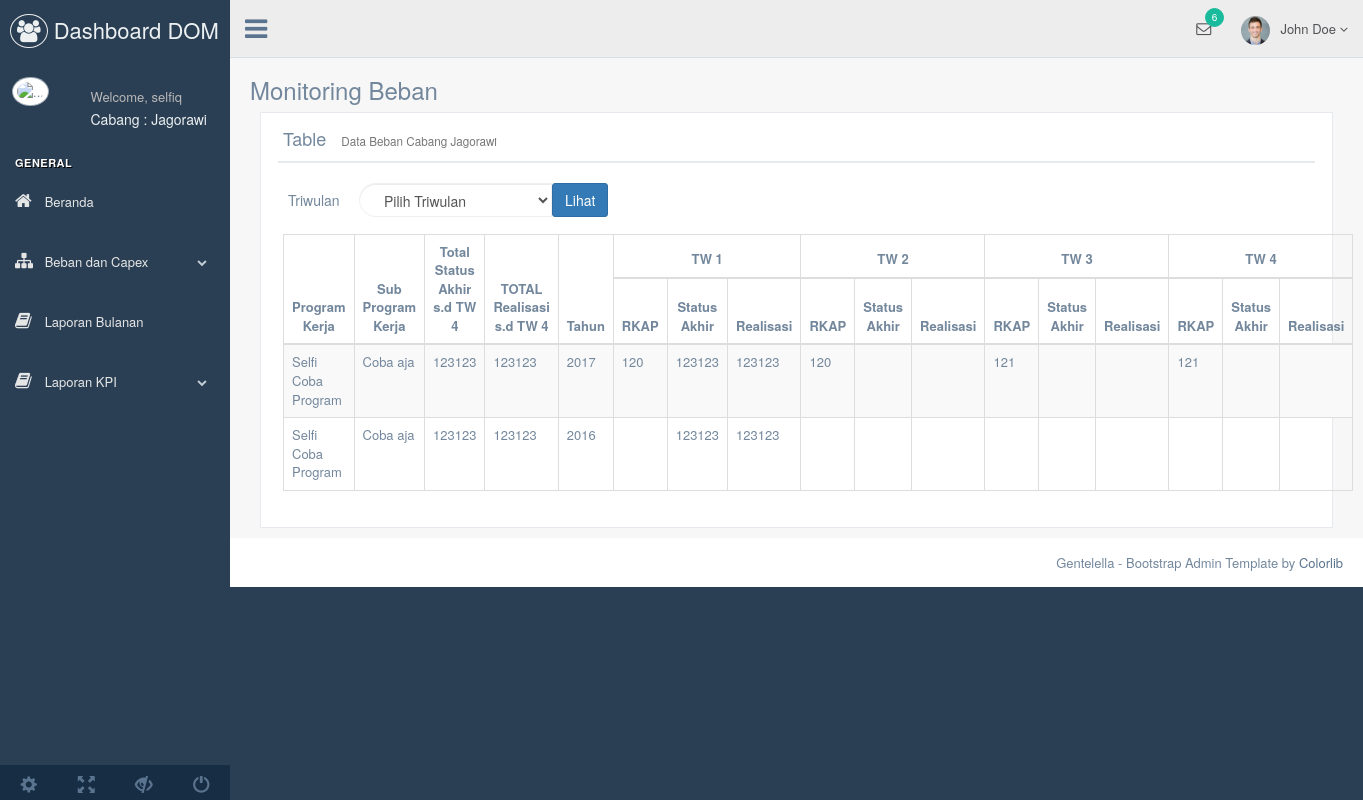
The page /laporan_bpt.php (signed in) on the database as committed earlier.
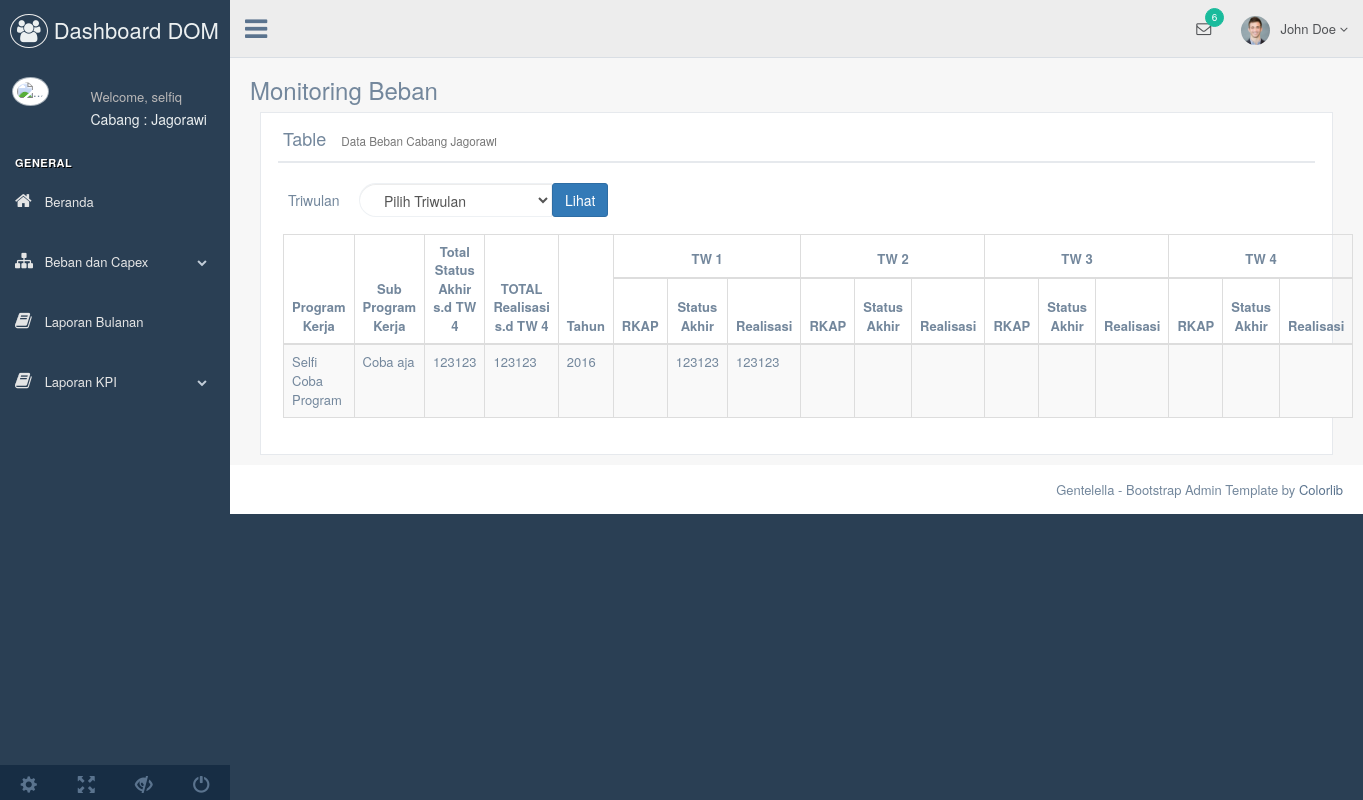
The same page on the database as committed later.
### tables this page shows
CREATE TABLE `beban_realisasi` (
  `id_twrl` int(11) NOT NULL,
  `id_sp` int(11) NOT NULL,
  `tahun` int(4) NOT NULL,
  `stat_twrl` int(1) NOT NULL,
  `stat_akhir` decimal(20,0) NOT NULL,
  `realisasi` decimal(20,0) NOT NULL,
  `jenis` varchar(20) NOT NULL
);

CREATE TABLE `program_kerja` (
  `id_pk` int(255) NOT NULL,
  `MA` varchar(1000) NOT NULL,
  `nama_pk` text NOT NULL,
  `id_cabang` int(30) NOT NULL,
  `jenis` varchar(20) NOT NULL
);

CREATE TABLE `sub_program` (
  `id_sp` int(255) NOT NULL,
  `nama_sp` varchar(1000) NOT NULL,
  `id_pk` int(10) NOT NULL,
  `id_cabang` int(30) NOT NULL,
  `jenis` varchar(20) NOT NULL
);

CREATE TABLE `beban_rencana` (
  `id_twrc` int(11) NOT NULL,
  `id_sp` int(11) NOT NULL,
  `tahun` int(4) NOT NULL,
  `stat_twrc` int(1) NOT NULL,
  `rkap` decimal(20,0) NOT NULL,
  `jenis` varchar(10) NOT NULL
);

### laporan_bpt.php (the view, shortened to what the changed rows need)
<?php
include ('connect.php');
if(isset($_GET['triwulan'])){
    $nilaiTriwulan = $_GET['triwulan'];
 	}else $nilaiTriwulan = '0';
  $iduser = $_SESSION['id_user'];
?>
<!DOCTYPE html>
<html lang="en">
<?php include 'templates/head.php' ?>
  <body class="nav-md">
    <div class="container body">
      <div class="main_container">
        <div class="col-md-3 left_col">
          <div class="left_col scroll-view">
           <?php include'templates/headmenu.php' ?>
            <br />
          </div>
        </div>
        <div class="right_col" role="main">
          <div class="">
            <div class="">
              <div class="col-md-12 col-sm-12 col-xs-12">
                <div class="x_panel">
                  <div class="x_title">
                    <h2><i class="fa fa-table" value="<?php echo $idcabang; ?>" hidden></i> Table <small>Data Beban Cabang <?php echo $namacabang; ?> </small></h2>
                  </div>
                  <div class="x_content">
                      <table id="datatable-keytable"  class="table table-striped table-bordered " class="centered">
                        <thead>
                          <tr>
                            <th rowspan="2">Program Kerja</th>
                            <th rowspan="2">Sub Program Kerja</th>
                            <th rowspan="2">Total Status Akhir s.d TW
                                <?php if($nilaiTriwulan > 0 ){echo $nilaiTriwulan;}else {?> 4 <?php }?></th>
                            <th rowspan="2">TOTAL Realisasi s.d TW <?php if($nilaiTriwulan > 0 ){echo $nilaiTriwulan;}else {?> 4 <?php }?></th>
                            <th rowspan="2">Tahun </th>
                            <?php if($nilaiTriwulan > 0 ){
                                for($hitungTW = 1; $hitungTW<= $nilaiTriwulan;$hitungTW++){
                              ?>
                               <th colspan="3">TW <?php echo $hitungTW;?></th>
                              <?php }}else{ ?>
                            <th colspan="3">TW 1</th>
                            <th colspan="3">TW 2</th>
                            <th colspan="3">TW 3</th>
                            <th colspan="3">TW 4</th>
                            <?php } ?>
                          </tr>
                          <tr>
                             <?php if($nilaiTriwulan > 0 ){
                                for($hitungTW = 1; $hitungTW<= $nilaiTriwulan; $hitungTW++){
                              ?>
                                <th>RKAP</th>
                                <th >Status Akhir</th>
                                <th >Realisasi</th>
                              <?php }
                                }else{
                              ?>
                                <th>RKAP</th>
                                <th >Status Akhir</th>
                                <th >Realisasi</th>
                                <th>RKAP</th>
                                <th >Status Akhir</th>
                                <th >Realisasi</th>
                                <th>RKAP</th>
                                <th >Status Akhir</th>
                                <th >Realisasi</th>
                                <th>RKAP</th>
                                <th >Status Akhir</th>
                                <th >Realisasi</th>
                              <?php } ?>
                          </tr>
                        </thead>
                            <tbody>
                            <?php
							$listTW = mysqli_query($connect, "SELECT * FROM beban_realisasi, sub_program WHERE sub_program.id_sp = beban_realisasi.id_sp AND stat_twrl ='1'  AND sub_program.id_cabang = '$idcabang' AND beban_realisasi.jenis ='bpt' AND sub_program.jenis='beban' ");
							while($datalistTW = mysqli_fetch_array($listTW)){
								$idpklist= $datalistTW['id_pk'];
								$idspklist= $datalistTW['id_sp'];
								$tahun= $datalistTW['tahun'];
								$jmlstakhir = mysqli_query($connect, "SELECT * FROM beban_realisasi WHERE id_sp = '$idspklist' AND tahun = '$tahun'");
								$jmlrealisasi = mysqli_query($connect, "SELECT * FROM beban_realisasi WHERE id_sp = '$idspklist' AND tahun = '$tahun'");
								$qty1 = 0;
								$qty2 = 0;
								while ($num = mysqli_fetch_array($jmlstakhir)) {
									$qty1 += $num['stat_akhir'];}
								while ($num = mysqli_fetch_array($jmlrealisasi)) {
									$qty2 += $num['realisasi'];}
								$dataprogramkerja = mysqli_fetch_array(mysqli_query($connect, "SELECT * FROM program_kerja WHERE id_pk = '$idpklist'"));
								$datasubprogramkerja= mysqli_fetch_array(mysqli_query($connect, "SELECT * FROM sub_program WHERE id_sp = '$idspklist'"));
								$datatwreal1 = mysqli_fetch_array(mysqli_query($connect, "SELECT * FROM beban_realisasi WHERE id_sp = '$idspklist' AND tahun = '$tahun' AND stat_twrl = '1' AND jenis ='bpt'"));
								$datatwreal2 = mysqli_fetch_array(mysqli_query($connect, "SELECT * FROM beban_realisasi WHERE id_sp = '$idspklist' AND tahun = '$tahun' AND stat_twrl = '2' AND jenis ='bpt'"));
								$datatwreal3 = mysqli_fetch_array(mysqli_query($connect, "SELECT * FROM beban_realisasi WHERE id_sp = '$idspklist' AND tahun = '$tahun' AND stat_twrl = '3' AND jenis ='bpt'"));
								$datatwreal4 = mysqli_fetch_array(mysqli_query($connect, "SELECT * FROM beban_realisasi WHERE id_sp = '$idspklist' AND tahun = '$tahun' AND stat_twrl = '4' AND jenis ='bpt'"));
                $datatwrc1 = mysqli_fetch_array(mysqli_query($connect, "SELECT * FROM beban_rencana WHERE id_sp = '$idspklist' AND tahun = '$tahun' AND stat_twrc = '1' AND jenis ='bpt'"));
								$datatwrc2 = mysqli_fetch_array(mysqli_query($connect, "SELECT * FROM beban_rencana WHERE id_sp = '$idspklist' AND tahun = '$tahun' AND stat_twrc = '2' AND jenis ='bpt'"));
								$datatwrc3 = mysqli_fetch_array(mysqli_query($connect, "SELECT * FROM beban_rencana WHERE id_sp = '$idspklist' AND tahun = '$tahun' AND stat_twrc = '3' AND jenis ='bpt'"));
								$datatwrc4 = mysqli_fetch_array(mysqli_query($connect, "SELECT * FROM beban_rencana WHERE id_sp = '$idspklist' AND tahun = '$tahun' AND stat_twrc = '4' AND jenis ='bpt'"));
							?>
                              <tr>
                                <td><?php echo $dataprogramkerja['nama_pk'] ?></td>
                                <td><?php echo $datasubprogramkerja['nama_sp'] ?></td>
                                <td><?php echo $qty1;?></td>
                                <td><?php echo $qty2;?></td>
                                <td><?php echo $datalistTW['tahun'] ?></td>
                                <?php if($nilaiTriwulan >= 1 ){ ?>
                                    <td><?php echo $datatwrc1['rkap'] ?></td>
                                    <td><?php echo $datatwreal1['stat_akhir'] ?></td>
                                    <td><?php echo $datatwreal1['realisasi'] ?></td>
                                <?php
                                    if($nilaiTriwulan >= 2){ ?>
                                    <td><?php echo $datatwrc2['rkap'] ?></td>
                                    <td><?php echo $datatwreal2['stat_akhir'] ?></td>
                                    <td><?php echo $datatwreal2['realisasi'] ?></td>
                                <?php }
                                    if($nilaiTriwulan >= 3){ ?>
                                    <td><?php echo $datatwrc3['rkap'] ?></td>
                                    <td><?php echo $datatwreal3['stat_akhir'] ?></td>
                                    <td><?php echo $datatwreal3['realisasi'] ?></td>
                                 <?php }
                                    if($nilaiTriwulan >= 4){ ?>
                                    <td><?php echo $datatwrc4['rkap'] ?></td>
                                    <td><?php echo $datatwreal4['stat_akhir'] ?></td>
                                    <td><?php echo $datatwreal4['realisasi'] ?></td>
                                <?php }}else {
                                  ?>
                                <td><?php echo $datatwrc1['rkap'] ?></td>
                                <td><?php echo $datatwreal1['stat_akhir'] ?></td>
                                <td><?php echo $datatwreal1['realisasi'] ?></td>
                                <td><?php echo $datatwrc2['rkap'] ?></td>
                                <td><?php echo $datatwreal2['stat_akhir'] ?></td>
                                <td><?php echo $datatwreal2['realisasi'] ?></td>
                                <td><?php echo $datatwrc3['rkap'] ?></td>
                                <td><?php echo $datatwreal3['stat_akhir'] ?></td>
                                <td><?php echo $datatwreal3['realisasi'] ?></td>
                                <td><?php echo $datatwrc4['rkap'] ?></td>
                                <td><?php echo $datatwreal4['stat_akhir'] ?></td>
                                <td><?php echo $datatwreal4['realisasi'] ?></td>
                              <?php }} ?>
                              </tr>
                            </tbody>
                          </table>
                  </div>
                </div>
              </div>
            </div>
          </div>
        </div>
      </div>
    </div>
  </body>
</html>

Rows that differ between the two databases and show on the page:
removed beban_realisasi: program_kerja.nama_pk "Selfi Coba Program", id_sp.nama_sp "Coba aja", qty1 "123123", qty2 "123123", tahun "2017", beban_rencana.rkap "120", stat_akhir "123123", realisasi "123123", beban_rencana.rkap "121"
